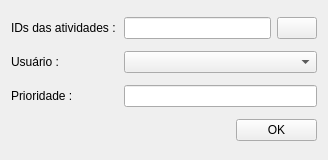
<?xml version="1.0" encoding="UTF-8"?>
<ui version="4.0">
 <class>Form</class>
 <widget class="QWidget" name="Form">
  <property name="geometry">
   <rect>
    <x>0</x>
    <y>0</y>
    <width>328</width>
    <height>160</height>
   </rect>
  </property>
  <property name="windowTitle">
   <string>Form</string>
  </property>
  <layout class="QGridLayout" name="gridLayout">
   <item row="0" column="0">
    <widget class="QLabel" name="label">
     <property name="text">
      <string>IDs das atividades :</string>
     </property>
    </widget>
   </item>
   <item row="0" column="1" colspan="2">
    <layout class="QHBoxLayout" name="horizontalLayout">
     <item>
      <widget class="QLineEdit" name="activity_id_le"/>
     </item>
     <item>
      <widget class="QPushButton" name="extract_field_btn">
       <property name="text">
        <string/>
       </property>
      </widget>
     </item>
    </layout>
   </item>
   <item row="1" column="0">
    <widget class="QLabel" name="label_2">
     <property name="text">
      <string>Usuário :</string>
     </property>
    </widget>
   </item>
   <item row="1" column="1" colspan="2">
    <widget class="QComboBox" name="users_cb"/>
   </item>
   <item row="2" column="0">
    <widget class="QLabel" name="label_3">
     <property name="text">
      <string>Prioridade :</string>
     </property>
    </widget>
   </item>
   <item row="2" column="1" colspan="2">
    <widget class="QLineEdit" name="priority_le"/>
   </item>
   <item row="3" column="0" colspan="2">
    <spacer name="horizontalSpacer">
     <property name="orientation">
      <enum>Qt::Horizontal</enum>
     </property>
     <property name="sizeHint" stdset="0">
      <size>
       <width>219</width>
       <height>20</height>
      </size>
     </property>
    </spacer>
   </item>
   <item row="3" column="2">
    <widget class="QPushButton" name="ok_btn">
     <property name="text">
      <string>OK</string>
     </property>
    </widget>
   </item>
  </layout>
 </widget>
 <resources/>
 <connections/>
</ui>
